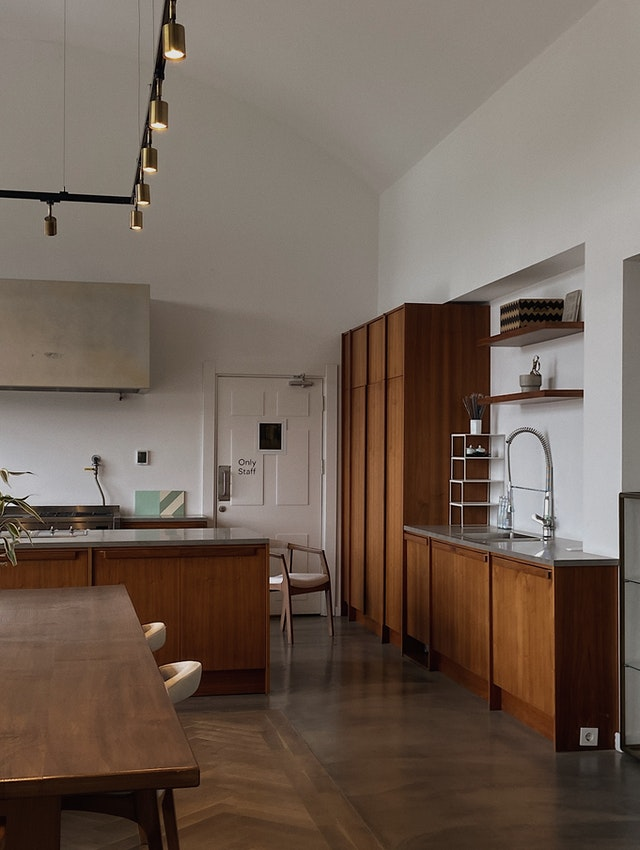
#> input picture opencv_fundamentals/1. Basic Operations/3. Drawing functions/livingroom.jpg, 640 x 850 px
$ python '3. Drawing functions.py'
#> lines starting #> are read from the running program, lines starting #| are printed output that depends on the picture
import cv2
import numpy as np

img = cv2.imread("livingroom.jpg")
#> img is the input picture: shape (850, 640, 3); mean B, G, R 85.9, 97.1, 112.4

# 1. Draw a line
cv2.line(img, (100, 300), (300, 100), (0, 255, 0), 5)

# 2. Draw a Rectangle
cv2.rectangle(img, (100, 100), (250, 250), (255, 0, 0), 3)

# 3. Draw a Circle
cv2.circle(img, (250, 250), 50, (0, 0, 255), cv2.FILLED)

# 4. Draw a Polygon
pts = np.array([(45, 10), (182, 13), (193, 73), (23, 100), (500, 123)], np.int32)
cv2.polylines(img, [pts], True, (100, 0, 100), 5)

# 5. Draw Text on an image
cv2.putText(img, "Hi and welcome to this lesson", (100, 500), cv2.FONT_HERSHEY_COMPLEX, 1, (0, 0, 0), 2)
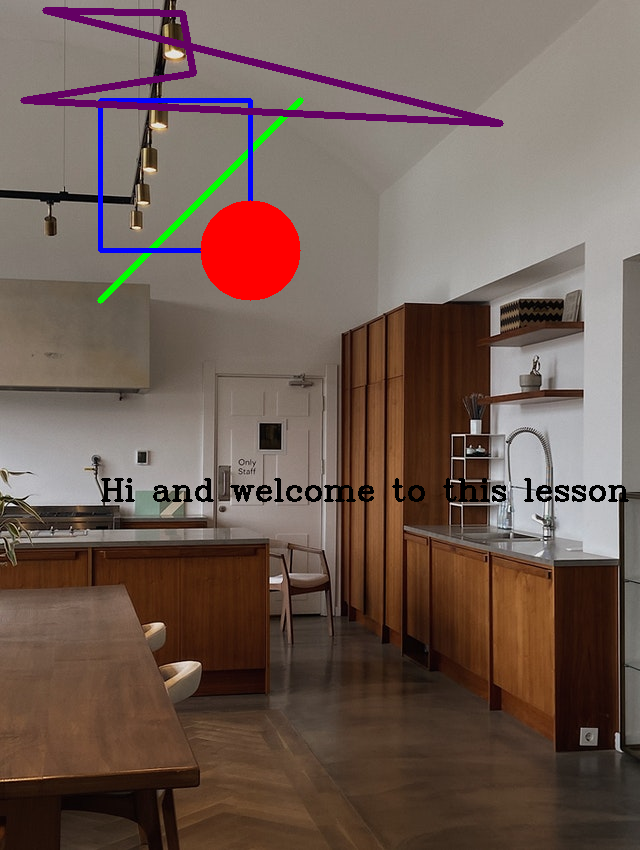
#> img: shape (850, 640, 3); mean B, G, R 83.3, 92.2, 111.7

cv2.imshow("Image", img)
cv2.waitKey(0)
